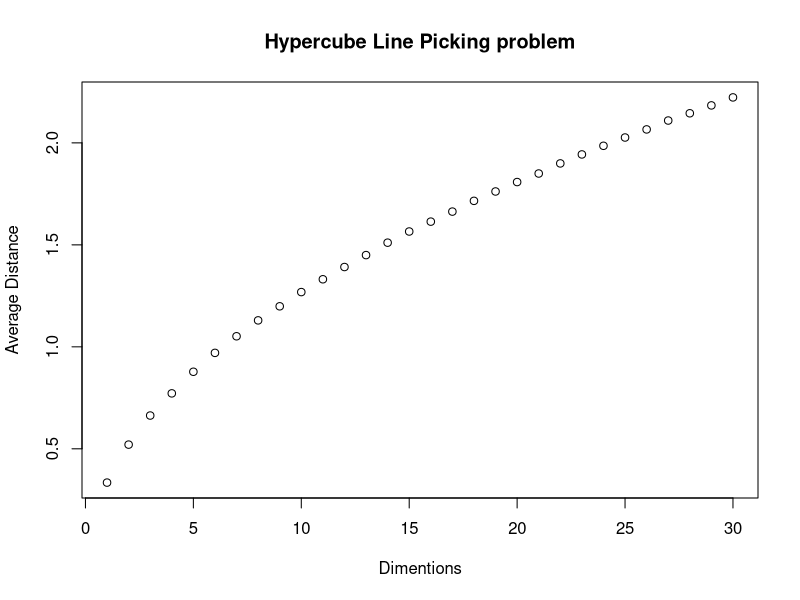

Recreate this plot in R.
dim = c()
for (n in 1:30) {
	dists = c()
	for (i in 1:10000) {
		p1 = runif(n)
		p2 = runif(n)
		dist = sqrt(sum((p1 - p2)^2))
		dists = c(dists,dist)
	}
	mean.dist = mean(dists)
	dim = c(dim,mean.dist)
}
png("plot.png")
plot(dim,main = "Hypercube Line Picking problem",xlab = "Dimentions",ylab = "Average Distance")
x = dev.off()


		
